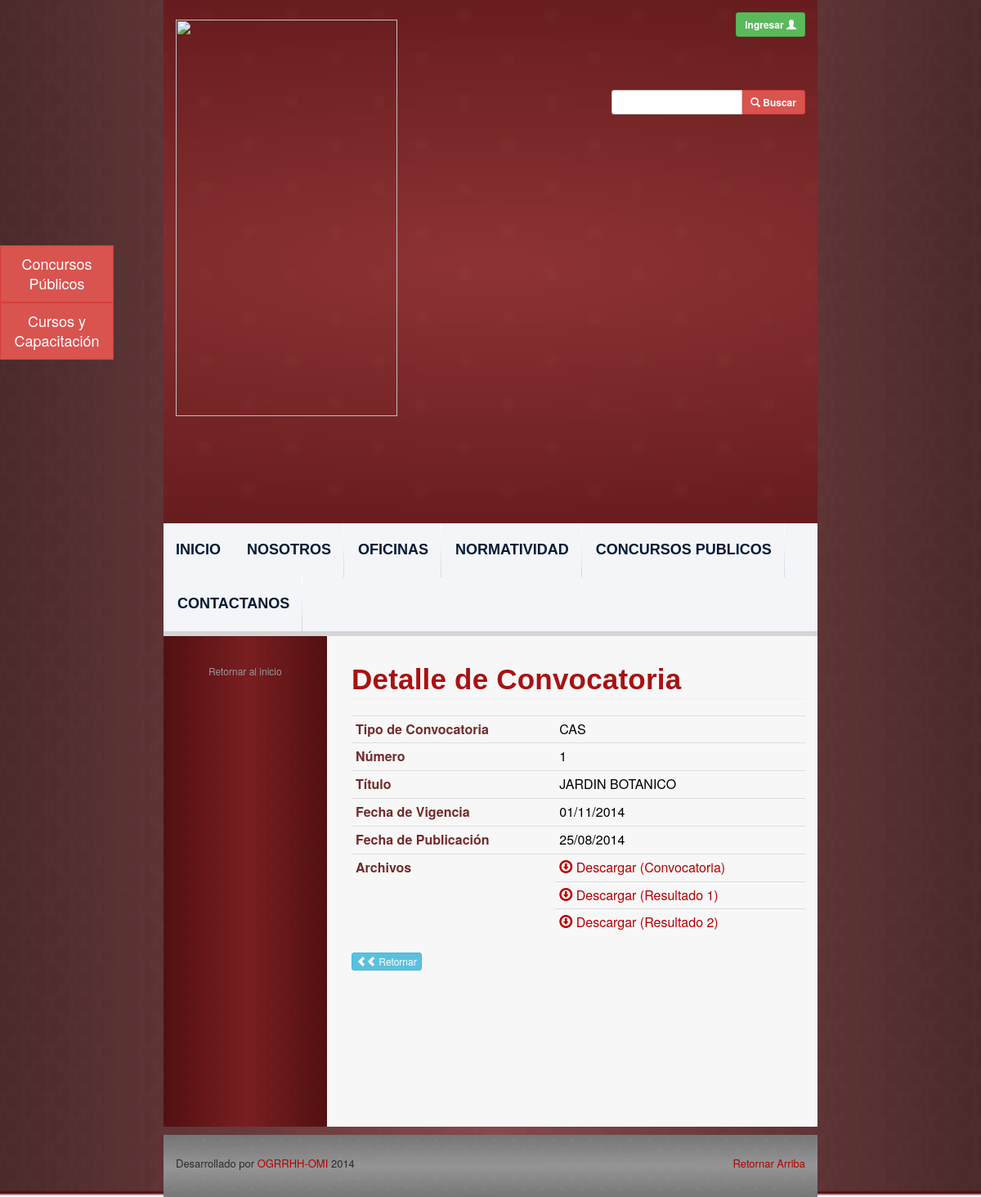
/view-convocatory.php, run on an earlier commit of the app's database.
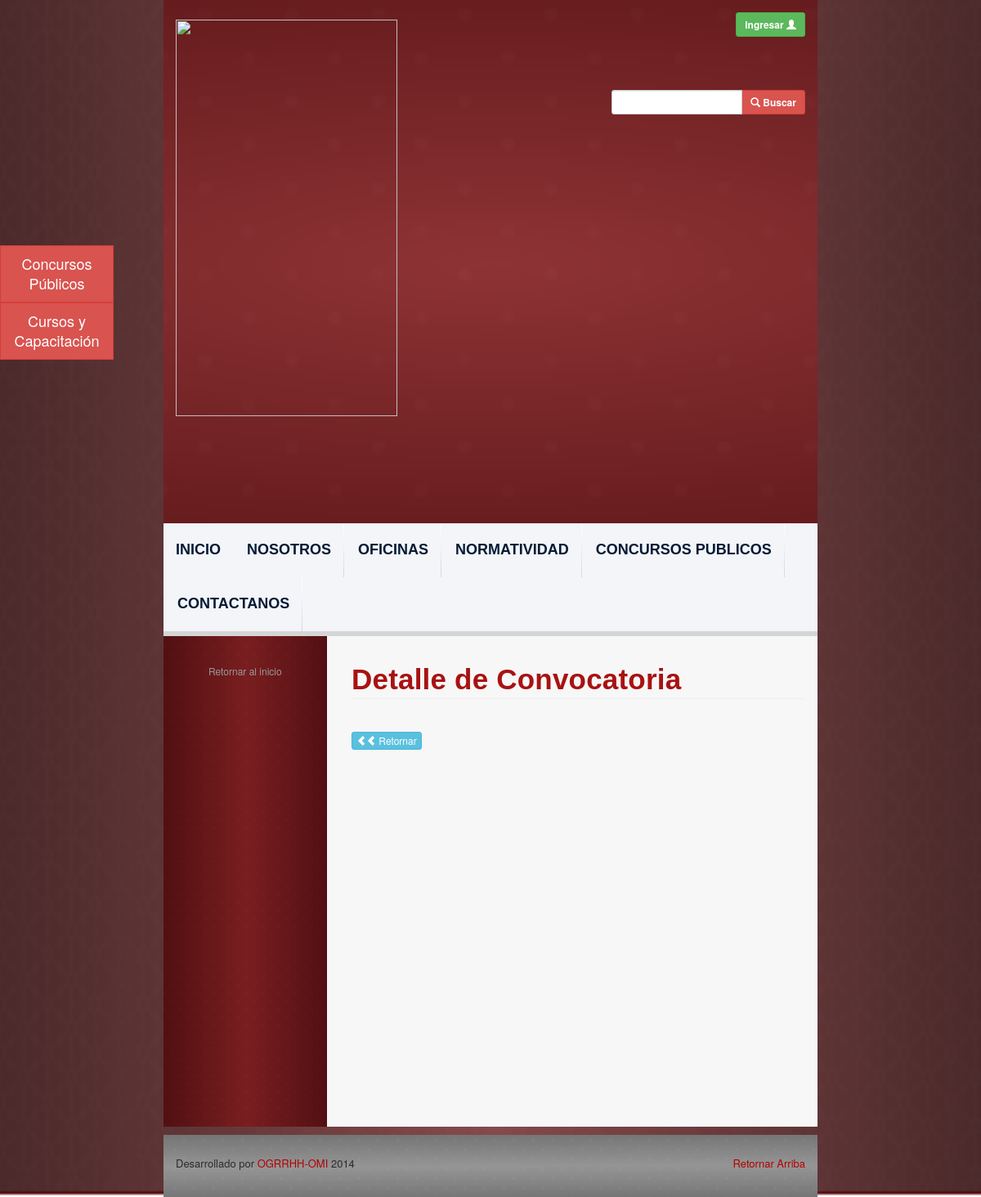
And on a later commit of the database.
### tables this page shows
CREATE TABLE `convocatories` (
  `id` int(11) NOT NULL AUTO_INCREMENT,
  `convocatory_type_id` int(11) NOT NULL,
  `dependency_id` int(11) NOT NULL,
  `number` int(11) NOT NULL,
  `title` varchar(500) NOT NULL,
  `life_date` date NOT NULL,
  `file_path` varchar(500) NOT NULL,
  `user_id` int(11) NOT NULL,
  `office_id` int(11) NOT NULL,
  `update_date` date NOT NULL,
  PRIMARY KEY (`id`)
);

CREATE TABLE `convocatory_types` (
  `id` int(11) NOT NULL AUTO_INCREMENT,
  `name` varchar(300) NOT NULL,
  PRIMARY KEY (`id`)
);

### php_files/ConnectionManager.php (called while the page is built, shortened)
<?php
class ConnectionManager{
	public $hostName = "localhost";
	public $userName = "recursoshumanos";
	public $password = "rec-0a9bf1";
	public $database = "db_recursoshumanos";
	public $connection;
	public function createConnection(){
		$this->connection =  mysql_connect ( $this->hostName, $this->userName, $this->password );
	}
	public function selectDatabase(){
		return mysql_select_db ($this->database, $this->connection );
	}
	public function doQuery($query){
		$result = mysql_query ( $query, $this->connection );
		return $result;
	}
	public function closeConnection(){
		return mysql_close ($this->connection);
	}
}
?>

### php_files/ConvocatoryDAO.php (called while the page is built, shortened)
<?php
include 'ConnectionManager.php';
class ConvocatoryDAO {
	public function getById($id) {
		$query = 	"SELECT c.id, c.number, c.title, date_format(c.life_date,'%d/%m/%Y') as life_date
					, c.file_path, date_format(c.update_date,'%d/%m/%Y') as update_date
					, ct.name as convocatory_type_name, ct.id as convocatory_type_id
					FROM convocatories c
					INNER JOIN convocatory_types ct on c.convocatory_type_id = ct.id
					ORDER BY c.life_date DESC";
		$connectionManager = new ConnectionManager ();
		$result = $connectionManager->doQuery ( $query );
		return $result;
	}
}
?>

### view-convocatory.php (the view, shortened to what this page needs)
<?php
include 'php_files/ConvocatoryDAO.php';
$convocatoryId = $_GET ['id'];
$convocatoryDAO = new ConvocatoryDAO ();
$queryResult = $convocatoryDAO->getById ( $convocatoryId );
?>
<html>
<?php include('webframes/resources.php');?>
<body class="body-style">
	<div class="container-fluid">
		<div class="row background-image-style">
			<div class="col-md-8">
			<?php include('webframes/header.php');?>
			<div id="content-div" class="row">
				<?php include('webframes/left-navbar.php');?>
					<div id="contentSection" class="col-md-9 text-content-style">
						<h1 id="universitary-legislation"
							class="font-style-medium-title-dark page-header ">Detalle de
							Convocatoria</h1>
						<table class='table table-condensed'>
							<tbody>
							<?php
							while ( $row = mysql_fetch_assoc ( $queryResult ) ) {
								print ("
								<tr>
								<td><strong class='strong-ogrrhh'>Tipo de Convocatoria</strong></td>
								<td class='upper-case-link'>" . $row ['convocatory_type_name'] . "</td>
								</tr>
								<tr>
								<tr>
								<td><strong class='strong-ogrrhh'>Número</strong></td>
								<td class='upper-case-link'>" . $row ['number'] . "</td>
								</tr>
								<td><strong class='strong-ogrrhh'>Título</strong></td>
								<td class='upper-case-link'>" . $row ['title'] . "</td>
								</tr>
								<tr>
								<td><strong class='strong-ogrrhh'>Fecha de Vigencia</strong></td>
								<td class='upper-case-link'>" . $row ['life_date'] . "</td>
								</tr>
								<tr>
								<td><strong class='strong-ogrrhh'>Fecha de Publicación</strong></td>
								<td class='upper-case-link'>" . $row ['update_date'] . "</td>
								</tr>
								<tr>
								<td rowspan ='5'><strong class='strong-ogrrhh'>Archivos</strong></td>
								<td><a href='" . Constants::ogrrhhFTPUrl . $row ['file_path'] . "' target='_blank'><span class='glyphicon glyphicon-download'></span>
								Descargar (Convocatoria)</a></td>
								</tr>
								<tr>
								<td><a href='" . Constants::ogrrhhFTPUrl . $row ['file_path'] . "' target='_blank'><span class='glyphicon glyphicon-download'></span>
								Descargar (Resultado 1)</a></td>
								</tr>
								<tr>
								<td><a href='" . Constants::ogrrhhFTPUrl . $row ['file_path'] . "' target='_blank'><span class='glyphicon glyphicon-download'></span>
								Descargar (Resultado 2)</a></td>
								</tr>") ;
							}
							?>
							</tbody>
						</table>
						<button type="button" class="btn btn-info btn-xs"
							data-toggle="modal" onclick="backPage()">
							<span class="glyphicon glyphicon-chevron-left"></span><span
								class="glyphicon glyphicon-chevron-left" /></span> Retornar
						</button>
					</div>
				</div>
			<?php include('webframes/footer.php');?>
		</div>
		</div>
	</div>
</body>
</html>

What changed in the data, as far as the page shows it:
removed convocatories: convocatory_type.name "CAS", number "1", title "JARDIN BOTANICO", life_date "01/11/2014", update_date "25/08/2014"
